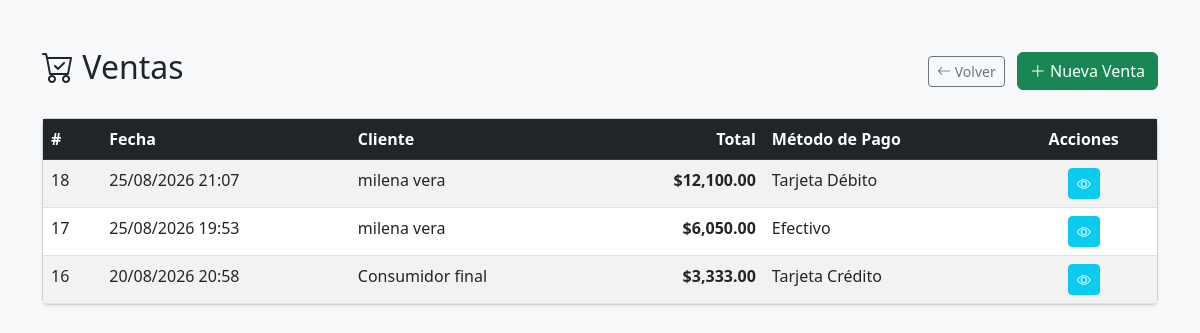
The page /public/index.php?action=ventas (signed in) on the database its author committed.
### tables this page shows
CREATE TABLE `venta` (
  `id_venta` int NOT NULL AUTO_INCREMENT,
  `fecha` datetime DEFAULT NULL,
  `total` decimal(10,2) DEFAULT NULL,
  `metodo_de_pago` varchar(45) DEFAULT NULL,
  `cliente_idcliente` int DEFAULT NULL,
  `empleado_id_empleado` int DEFAULT NULL,
  PRIMARY KEY (`id_venta`),
  KEY `fk_venta_cliente1_idx` (`cliente_idcliente`),
  KEY `fk_venta_empleado1_idx` (`empleado_id_empleado`),
  CONSTRAINT `fk_venta_cliente1` FOREIGN KEY (`cliente_idcliente`) REFERENCES `cliente` (`id_cliente`),
  CONSTRAINT `fk_venta_empleado1` FOREIGN KEY (`empleado_id_empleado`) REFERENCES `empleado` (`id_empleado`)
);

### app/models/venta/VentaController.php (called while the page is built, shortened)
<?php
require_once __DIR__ . '/venta.php';
class VentaController {
    private $venta;
    public function __construct() {
        $this->db        = (new Database())->connect();
        $this->venta      = new venta($this->db);
    }
    public function index() {
        $ventas = $this->venta->listar();
        require __DIR__ . '/views/index.php';
    }
}

### config/database.php (called while the page is built)
<?php
class Database {
    public function connect() {
        return new PDO("mysql:host=localhost;dbname=modelorelacional2", "root", "3704219257");
    }
}

### app/models/venta/venta.php (called while the page is built, shortened)
<?php
class venta {
    private $conn;
    public function __construct($db) {
        $this->conn = $db;
    }
    public function listar() {
        $sql = "SELECT v.*,
                    CONCAT(p.nombre, ' ', p.apellido) AS nombre_cliente
                FROM venta v
                LEFT JOIN cliente c ON v.cliente_idcliente = c.id_cliente
                LEFT JOIN persona p ON c.persona_idpersona = p.id_persona
                ORDER BY v.fecha DESC";
        return $this->conn->query($sql)->fetchAll(PDO::FETCH_ASSOC);
    }
}

### app/models/venta/views/index.php (the view, shortened to what this page needs)
<!DOCTYPE html>
<html lang="es">
<head>
    <link href="https://cdn.jsdelivr.net/npm/bootstrap@5.3.0/dist/css/bootstrap.min.css" rel="stylesheet">
    <link href="https://cdn.jsdelivr.net/npm/bootstrap-icons@1.10.5/font/bootstrap-icons.css" rel="stylesheet">
</head>
<body class="bg-light">
<div class="container mt-5">
    <div class="d-flex justify-content-between align-items-center mb-4">
        <h2><i class="bi bi-cart-check"></i> Ventas</h2>
        <div>
            <a href="index.php?action=dashboard" class="btn btn-outline-secondary btn-sm me-2">
                <i class="bi bi-arrow-left"></i> Volver
            </a>
            <a href="index.php?action=ventas_crear" class="btn btn-success">
                <i class="bi bi-plus-lg"></i> Nueva Venta
            </a>
        </div>
    </div>
    <div class="card shadow-sm">
        <div class="card-body p-0">
            <div class="table-responsive">
                <table class="table table-hover table-striped mb-0">
                    <thead class="table-dark">
                        <tr>
                            <th>#</th>
                            <th>Fecha</th>
                            <th>Cliente</th>
                            <th class="text-end">Total</th>
                            <th>Método de Pago</th>
                            <th class="text-center">Acciones</th>
                        </tr>
                    </thead>
                    <tbody>
                    <?php if (empty($ventas)): ?>
                        <tr>
                            <td colspan="6" class="text-center text-muted py-4">No hay ventas registradas.</td>
                        </tr>
                    <?php else: ?>
                        <?php foreach ($ventas as $v): ?>
                        <tr>
                            <td><?= $v['id_venta'] ?></td>
                            <td><?= date('d/m/Y H:i', strtotime($v['fecha'])) ?></td>
                            <td><?= htmlspecialchars($v['nombre_cliente'] ?? 'Consumidor final') ?></td>
                            <td class="text-end fw-bold">$<?= number_format($v['total'], 2) ?></td>
                            <td><?= htmlspecialchars($v['metodo_de_pago']) ?></td>
                            <td class="text-center">
                                <a href="index.php?action=ventas_ver&id=<?= $v['id_venta'] ?>"
                                class="btn btn-info btn-sm text-white" title="Ver detalle">
                                    <i class="bi bi-eye"></i>
                                </a>
                            </td>
                        </tr>
                        <?php endforeach; ?>
                    <?php endif; ?>
                    </tbody>
                </table>
            </div>
        </div>
    </div>
</div>
</body>
</html>

### rows shown on the page
venta: id_venta "18", fecha "25/08/2026 21:07", nombre_cliente "milena vera", total "12,100.00", metodo_de_pago "Tarjeta Débito"
venta: id_venta "17", fecha "25/08/2026 19:53", nombre_cliente "milena vera", total "6,050.00", metodo_de_pago "Efectivo"
venta: id_venta "16", fecha "20/08/2026 20:58", nombre_cliente "Consumidor final", total "3,333.00", metodo_de_pago "Tarjeta Crédito"
